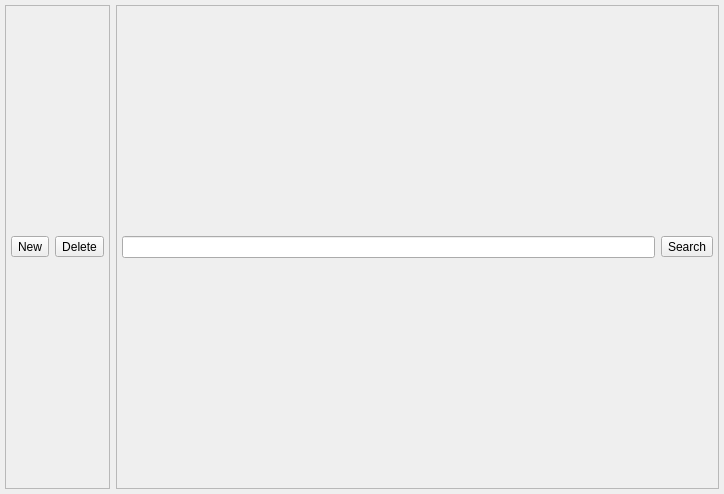
<?xml version="1.0" encoding="UTF-8"?>
<ui version="4.0">
 <class>TaskManager</class>
 <widget class="QWidget" name="TaskManager">
  <property name="geometry">
   <rect>
    <x>0</x>
    <y>0</y>
    <width>724</width>
    <height>494</height>
   </rect>
  </property>
  <property name="cursor">
   <cursorShape>ArrowCursor</cursorShape>
  </property>
  <property name="windowTitle">
   <string>Task Finder</string>
  </property>
  <layout class="QGridLayout" name="gridLayout_2">
   <property name="margin">
    <number>5</number>
   </property>
   <item row="2" column="2" colspan="2">
    <layout class="QVBoxLayout" name="taskFinderLayout"/>
   </item>
   <item row="0" column="3">
    <widget class="QFrame" name="frame_2">
     <property name="frameShape">
      <enum>QFrame::StyledPanel</enum>
     </property>
     <property name="frameShadow">
      <enum>QFrame::Raised</enum>
     </property>
     <layout class="QHBoxLayout" name="horizontalLayout_3">
      <property name="margin">
       <number>5</number>
      </property>
      <item>
       <widget class="QLineEdit" name="quickSearchEdit"/>
      </item>
      <item>
       <widget class="QToolButton" name="quickSearchButton">
        <property name="text">
         <string>Search</string>
        </property>
       </widget>
      </item>
     </layout>
    </widget>
   </item>
   <item row="0" column="2">
    <widget class="QFrame" name="frame">
     <property name="frameShape">
      <enum>QFrame::StyledPanel</enum>
     </property>
     <property name="frameShadow">
      <enum>QFrame::Raised</enum>
     </property>
     <layout class="QHBoxLayout" name="horizontalLayout_2">
      <property name="margin">
       <number>5</number>
      </property>
      <item>
       <widget class="QToolButton" name="newButton">
        <property name="text">
         <string>New</string>
        </property>
       </widget>
      </item>
      <item>
       <widget class="QToolButton" name="deleteButton">
        <property name="text">
         <string>Delete</string>
        </property>
       </widget>
      </item>
     </layout>
    </widget>
   </item>
  </layout>
 </widget>
 <resources/>
 <connections/>
</ui>
